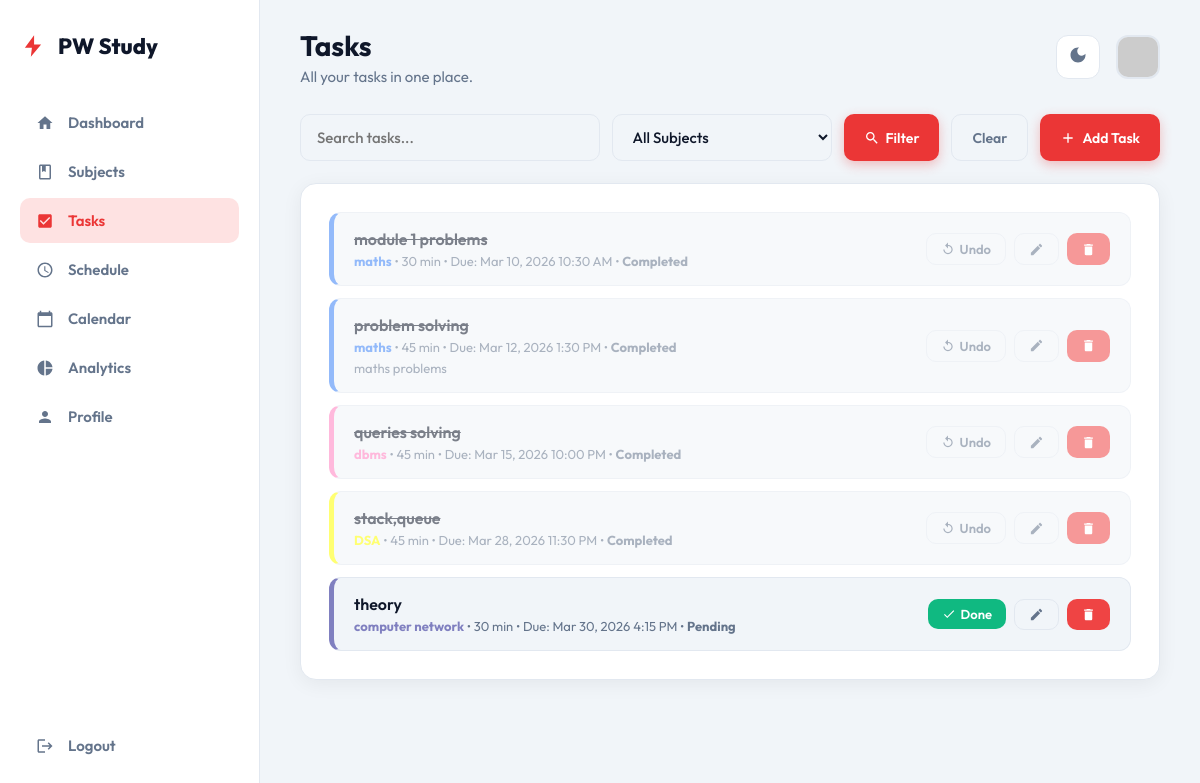
The app's page /tasks/ (signed in), older data.
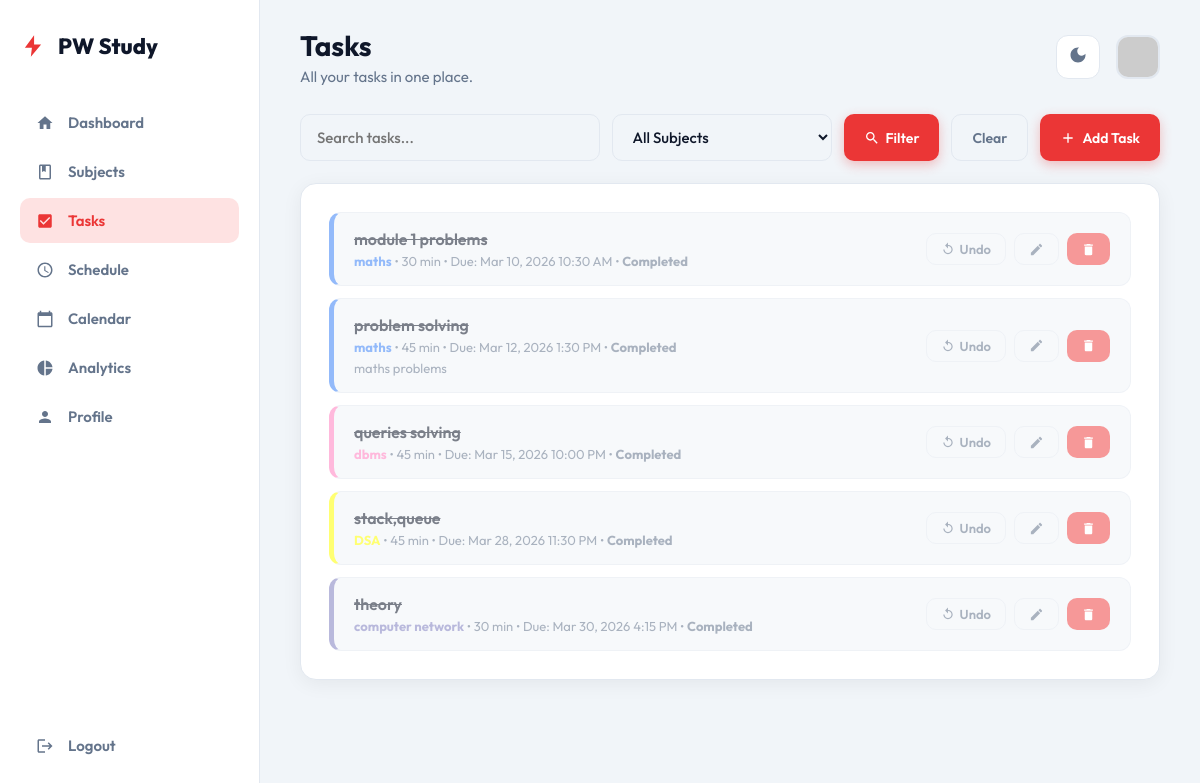
The same page, newer data.
### planner/models.py (models this page shows, shortened)
class Task(models.Model):
    STATUS_CHOICES = [
        ('Pending', 'Pending'),
        ('Completed', 'Completed'),
    ]
    user = models.ForeignKey(User, on_delete=models.CASCADE, related_name='user_tasks')
    subject = models.ForeignKey(Subject, on_delete=models.CASCADE, related_name='tasks')
    title = models.CharField(max_length=200)
    description = models.TextField(blank=True, null=True)
    deadline = models.DateTimeField()
    status = models.CharField(max_length=20, choices=STATUS_CHOICES, default='Pending')
    estimated_time = models.IntegerField(default=30, help_text='Estimated time in minutes')
    created_at = models.DateTimeField(auto_now_add=True)
    @property
    def is_overdue(self):
        return self.status == 'Pending' and self.deadline < timezone.now()

class Subject(models.Model):
    PRIORITY_CHOICES = [
        ('High', 'High'),
        ('Medium', 'Medium'),
        ('Low', 'Low'),
    ]
    user = models.ForeignKey(User, on_delete=models.CASCADE, related_name='subjects')
    name = models.CharField(max_length=100)
    priority = models.CharField(max_length=10, choices=PRIORITY_CHOICES, default='Medium')
    color = models.CharField(max_length=7, default='#3b82f6')  # hex color
    created_at = models.DateTimeField(auto_now_add=True)

### planner/views.py (the view)
# urls.py: path('tasks/', views.tasks_view, name='tasks'),
@login_required
def tasks_view(request):
    tasks = Task.objects.filter(user=request.user).order_by('deadline')
    subjects_list = Subject.objects.filter(user=request.user)
    search_query = request.GET.get('search', '').strip()
    subject_filter = request.GET.get('subject', '')
    if search_query:
        tasks = tasks.filter(title__icontains=search_query)
    if subject_filter:
        tasks = tasks.filter(subject__id=subject_filter)
    return render(request, 'planner/tasks.html', {
        'tasks': tasks,
        'subjects': subjects_list,
        'search_query': search_query,
        'selected_subject': subject_filter,
    })

### templates/planner/tasks.html (shortened to what this page needs)
{% extends 'planner/base.html' %}
{% block header_title %}Tasks{% endblock %}
{% block header_subtitle %}All your tasks in one place.{% endblock %}
{% block content %}
<form method="get" class="filter-bar">
    <input type="text" name="search" class="form-control" placeholder="Search tasks..." value="{{ search_query }}">
    <select name="subject" class="form-control" style="max-width:220px;">
        <option value="">All Subjects</option>
    </select>
    <button type="submit" class="btn btn-primary" style="display:flex;align-items:center;gap:6px;">
        <svg width="16" height="16" viewBox="0 0 24 24" fill="white"><path d="M15.5 14h-.79l-.28-.27C15.41 12.59 16 11.11 16 9.5 16 5.91 13.09 3 9.5 3S3 5.91 3 9.5 5.91 16 9.5 16c1.61 0 3.09-.59 4.23-1.57l.27.28v.79l5 4.99L20.49 19l-4.99-5zm-6 0C7.01 14 5 11.99 5 9.5S7.01 5 9.5 5 14 7.01 14 9.5 11.99 14 9.5 14z"/></svg>
        Filter
    </button>
    <a href="{% url 'planner:tasks' %}" class="btn btn-secondary">Clear</a>
    <a href="{% url 'planner:add_task' %}" class="btn btn-primary" style="margin-left:auto; display:flex; align-items:center; gap:6px;">
        <svg width="16" height="16" viewBox="0 0 24 24" fill="white"><path d="M19 13h-6v6h-2v-6H5v-2h6V5h2v6h6v2z"/></svg>
        Add Task
    </a>
</form>
<div class="card">
    {% if tasks %}
    <ul class="task-list">
        {% for task in tasks %}
        <li class="task-item {% if task.status == 'Completed' %}completed{% endif %}"
            style="border-left-color: {{ task.subject.color }};">
            <div class="task-info">
                <h4>
                    {{ task.title }}
                </h4>
                <p>
                    <span style="color:{{ task.subject.color }}; font-weight:700;">{{ task.subject.name }}</span>
                    &bull; {{ task.estimated_time }} min
                    &bull; Due: {{ task.deadline|date:"M d, Y g:i A" }}
                    &bull; <strong>{{ task.status }}</strong>
                </p>
                {% if task.description %}
                    <p style="margin-top:5px; font-size:13px; color:var(--text-muted);">{{ task.description }}</p>
                {% endif %}
            </div>
            <div class="task-actions">
                <form action="{% url 'planner:toggle_task_status' task.id %}" method="post">
                    {% if task.status == 'Pending' %}
                        <button type="submit" class="btn btn-sm btn-green" style="display:flex;align-items:center;gap:5px;">
                            <svg width="14" height="14" viewBox="0 0 24 24" fill="white"><path d="M9 16.17L4.83 12l-1.42 1.41L9 19 21 7l-1.41-1.41z"/></svg>
                            Done
                        </button>
                    {% else %}
                        <button type="submit" class="btn btn-sm btn-secondary" style="display:flex;align-items:center;gap:5px;">
                            <svg width="14" height="14" viewBox="0 0 24 24" fill="currentColor"><path d="M12 5V1L7 6l5 5V7c3.31 0 6 2.69 6 6s-2.69 6-6 6-6-2.69-6-6H4c0 4.42 3.58 8 8 8s8-3.58 8-8-3.58-8-8-8z"/></svg>
                            Undo
                        </button>
                    {% endif %}
                </form>
                <a href="{% url 'planner:edit_task' task.id %}" class="btn btn-sm btn-secondary btn-icon">
                    <svg width="15" height="15" viewBox="0 0 24 24" fill="currentColor"><path d="M3 17.25V21h3.75L17.81 9.94l-3.75-3.75L3 17.25zM20.71 7.04c.39-.39.39-1.02 0-1.41l-2.34-2.34c-.39-.39-1.02-.39-1.41 0l-1.83 1.83 3.75 3.75 1.83-1.83z"/></svg>
                </a>
                <a href="{% url 'planner:delete_task' task.id %}" class="btn btn-sm btn-red btn-icon">
                    <svg width="15" height="15" viewBox="0 0 24 24" fill="white"><path d="M6 19c0 1.1.9 2 2 2h8c1.1 0 2-.9 2-2V7H6v12zM19 4h-3.5l-1-1h-5l-1 1H5v2h14V4z"/></svg>
                </a>
            </div>
        </li>
        {% endfor %}
    </ul>
    {% endif %}
</div>
{% endblock %}

### templates/planner/base.html (shortened to what this page needs)
{% load static %}
<!DOCTYPE html>
<html lang="en">
<head>
    <link rel="stylesheet" href="{% static 'css/style.css' %}?v=1.1">
</head>
<body>
<div class="app-container">
    <aside class="sidebar">
        <div class="logo">
            <svg width="26" height="26" viewBox="0 0 24 24" fill="#eb3636"><path d="M13 2L4.5 13.5H11L10 22L19.5 10.5H13L13 2Z"/></svg>
            <h2>PW Study</h2>
        </div>
        <nav class="menu">
            <a href="{% url 'planner:dashboard' %}" class="menu-item {% if request.resolver_match.url_name == 'dashboard' %}active{% endif %}">
                <span class="icon"><svg viewBox="0 0 24 24"><path d="M10 20v-6h4v6h5v-8h3L12 3 2 12h3v8z"/></svg></span>
                Dashboard
            </a>
            <a href="{% url 'planner:subjects' %}" class="menu-item {% if 'subject' in request.resolver_match.url_name %}active{% endif %}">
                <span class="icon"><svg viewBox="0 0 24 24"><path d="M18 2H6c-1.1 0-2 .9-2 2v16c0 1.1.9 2 2 2h12c1.1 0 2-.9 2-2V4c0-1.1-.9-2-2-2zm0 18H6V4h2v8l2.5-1.5L13 12V4h5v16z"/></svg></span>
                Subjects
            </a>
            <a href="{% url 'planner:tasks' %}" class="menu-item {% if 'task' in request.resolver_match.url_name %}active{% endif %}">
                <span class="icon"><svg viewBox="0 0 24 24"><path d="M19 3H5c-1.1 0-2 .9-2 2v14c0 1.1.9 2 2 2h14c1.1 0 2-.9 2-2V5c0-1.1-.9-2-2-2zm-9 14l-5-5 1.41-1.41L10 14.17l7.59-7.59L19 8l-9 9z"/></svg></span>
                Tasks
            </a>
            <a href="{% url 'planner:schedule' %}" class="menu-item {% if request.resolver_match.url_name == 'schedule' %}active{% endif %}">
                <span class="icon"><svg viewBox="0 0 24 24"><path d="M11.99 2C6.47 2 2 6.48 2 12s4.47 10 9.99 10C17.52 22 22 17.52 22 12S17.52 2 11.99 2zM12 20c-4.42 0-8-3.58-8-8s3.58-8 8-8 8 3.58 8 8-3.58 8-8 8zm.5-13H11v6l5.25 3.15.75-1.23-4.5-2.67V7z"/></svg></span>
                Schedule
            </a>
            <a href="{% url 'planner:calendar' %}" class="menu-item {% if request.resolver_match.url_name == 'calendar' %}active{% endif %}">
                <span class="icon"><svg viewBox="0 0 24 24"><path d="M20 3h-1V1h-2v2H7V1H5v2H4c-1.1 0-2 .9-2 2v16c0 1.1.9 2 2 2h16c1.1 0 2-.9 2-2V5c0-1.1-.9-2-2-2zm0 18H4V8h16v13z"/></svg></span>
                Calendar
            </a>
            <a href="{% url 'planner:progress' %}" class="menu-item {% if request.resolver_match.url_name == 'progress' %}active{% endif %}">
                <span class="icon"><svg viewBox="0 0 24 24"><path d="M11 2v20c-5.07-.5-9-4.79-9-10s3.93-9.5 9-10zm2.03 0v8.99H22c-.47-4.74-4.24-8.52-8.97-8.99zm0 11.01V22c4.74-.47 8.5-4.25 8.97-8.99h-8.97z"/></svg></span>
                Analytics
            </a>
            <a href="{% url 'planner:profile' %}" class="menu-item {% if request.resolver_match.url_name == 'profile' %}active{% endif %}">
                <span class="icon"><svg viewBox="0 0 24 24"><path d="M12 12c2.21 0 4-1.79 4-4s-1.79-4-4-4-4 1.79-4 4 1.79 4 4 4zm0 2c-2.67 0-8 1.34-8 4v2h16v-2c0-2.66-5.33-4-8-4z"/></svg></span>
                Profile
            </a>
        </nav>
        <form action="{% url 'planner:logout' %}" method="post" style="margin-top: auto; padding-top: 20px;">
            <button type="submit" class="menu-item logout-btn">
                <span class="icon"><svg viewBox="0 0 24 24"><path d="M17 7l-1.41 1.41L18.17 11H8v2h10.17l-2.58 2.58L17 17l5-5zM4 5h8V3H4c-1.1 0-2 .9-2 2v14c0 1.1.9 2 2 2h8v-2H4V5z"/></svg></span>
                Logout
            </button>
        </form>
    </aside>
    <main class="main-content">
        <header>
            <div class="greeting">
                <h1>{% block header_title %}Hello, {{ request.user.username }}! 👋{% endblock %}</h1>
                <p>{% block header_subtitle %}Let's make today productive.{% endblock %}</p>
            </div>
            <div class="header-actions">
                <button class="icon-btn" id="darkModeBtn" onclick="toggleDarkMode()" title="Toggle dark mode">
                    <span id="darkModeIcon">
                    </span>
                </button>
                <a href="{% url 'planner:profile' %}" class="profile-pic" title="Profile">
                    <img src="https://ui-avatars.com/api/?name={{ request.user.username }}&background=eb3636&color=fff" alt="Profile">
                </a>
            </div>
        </header>
        <div class="page-body">
            {% block content %}{% endblock %}
        </div>
    </main>
</div>
</body>
</html>

### static/css/style.css (style rules this page uses)
:root { --bg: #f1f5f9; --sidebar-bg: #ffffff; --card-bg: #ffffff; --border: #e2e8f0; --text: #0f172a; --text-muted: #64748b; --primary: #eb3636; --primary-hover: #dc2626; --primary-light: #fee2e2; --accent-blue: #3b82f6; --accent-green: #10b981; --accent-yellow: #f59e0b; --shadow: 0 4px 20px rgba(0,0,0,0.06); --shadow-hover: 0 8px 30px rgba(0,0,0,0.10); --radius: 16px; --radius-sm: 10px; }
*, *::before, *::after { margin: 0; padding: 0; box-sizing: border-box; font-family: 'Outfit', sans-serif; }
body { background: var(--bg); color: var(--text); min-height: 100vh; transition: background 0.3s, color 0.3s; }
.app-container { display: flex; height: 100vh; overflow: hidden; }
.main-content { flex: 1; overflow-y: auto; display: flex; flex-direction: column; }
.main-content > header { display: flex; justify-content: space-between; align-items: center; padding: 28px 40px 0; flex-shrink: 0; }
.page-body { padding: 28px 40px 40px; flex: 1; }
.sidebar { width: 260px; background: var(--sidebar-bg); border-right: 1px solid var(--border); padding: 32px 20px; display: flex; flex-direction: column; flex-shrink: 0; transition: background 0.3s; }
.logo { display: flex; align-items: center; gap: 12px; color: var(--primary); font-size: 26px; font-weight: 800; margin-bottom: 40px; }
.logo h2 { color: var(--text); font-size: 22px; font-weight: 800; }
.menu { display: flex; flex-direction: column; gap: 4px; }
.menu-item { display: flex; align-items: center; gap: 14px; padding: 13px 16px; text-decoration: none; color: var(--text-muted); border-radius: var(--radius-sm); font-size: 15px; font-weight: 600; transition: all 0.2s; }
.menu-item.active { background: var(--primary-light); color: var(--primary); }
.logout-btn { background: none; border: none; cursor: pointer; width: 100%; text-align: left; font-size: 15px; }
.greeting h1 { font-size: 28px; font-weight: 700; }
.greeting p { color: var(--text-muted); font-size: 15px; margin-top: 4px; }
.header-actions { display: flex; align-items: center; gap: 16px; }
.icon-btn { width: 44px; height: 44px; background: var(--card-bg); border: 1px solid var(--border); border-radius: 12px; color: var(--text-muted); font-size: 17px; cursor: pointer; display: flex; align-items: center; justify-content: center; transition: all 0.2s; }
.profile-pic img { width: 44px; height: 44px; border-radius: 12px; object-fit: cover; border: 2px solid var(--border); display: block; cursor: pointer; transition: border-color 0.2s; }
.card { background: var(--card-bg); border: 1px solid var(--border); border-radius: var(--radius); padding: 28px; box-shadow: var(--shadow); transition: background 0.3s, border-color 0.2s, box-shadow 0.2s; }
.task-list { list-style: none; display: flex; flex-direction: column; gap: 12px; }
.task-item { display: flex; align-items: center; justify-content: space-between; padding: 16px 20px; background: var(--bg); border: 1px solid var(--border); border-radius: 12px; transition: all 0.2s; border-left-width: 5px; }
.task-item.completed { opacity: 0.55; }
.task-item.completed h4 { text-decoration: line-through; }
.task-info h4 { font-size: 16px; font-weight: 600; margin-bottom: 4px; }
.task-info p { font-size: 13px; color: var(--text-muted); }
.task-actions { display: flex; gap: 8px; }
.btn { display: inline-flex; align-items: center; gap: 8px; padding: 10px 20px; border-radius: var(--radius-sm); font-size: 14px; font-weight: 600; cursor: pointer; border: none; text-decoration: none; transition: all 0.2s; }
.btn-primary { background: var(--primary); color: white; box-shadow: 0 4px 12px rgba(235,54,54,0.3); }
.btn-secondary { background: var(--bg); color: var(--text-muted); border: 1px solid var(--border); }
.btn-red { background: #ef4444; color: white; }
.btn-icon { padding: 8px 12px; }
.btn-sm { padding: 7px 14px; font-size: 13px; }
.form-control { width: 100%; padding: 12px 16px; background: var(--bg); border: 1px solid var(--border); border-radius: var(--radius-sm); color: var(--text); font-size: 15px; font-weight: 500; outline: none; transition: border-color 0.2s, box-shadow 0.2s; }
.filter-bar { display: flex; gap: 12px; flex-wrap: wrap; margin-bottom: 22px; }
.filter-bar .form-control { flex: 1; min-width: 150px; }

### templates/planner/base.html (style rules this page uses)
.icon { display: inline-block; width: 18px; height: 18px; vertical-align: middle; flex-shrink: 0; }
.icon svg { width: 100%; height: 100%; fill: currentColor; }

Row changes from the older to the newer data that the page shows:
changed Task "theory": status "Pending" → "Completed"; status "Done" → "Undo"
